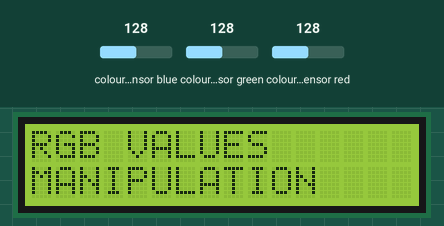
Recording of a sketch running on a simulated Arduino Uno, built with avr-gcc and run on an emulated ATmega328P. On the bench: 16×2 character LCD. Wiring (inferred from the names in the program): TCS3200 colour sensor: output pin 8; S2 pin 6; S3 pin 7; S0 pin 4; S1 pin 5. The test bench sets the inputs (shaded band); at power-on: colour sensor blue 128, colour sensor green 128, colour sensor red 128. What the sketch prints to the serial monitor is not drawn.

Above: at 3.2 s.
3.3 s: colour sensor blue set to 5
At 8.4 s:
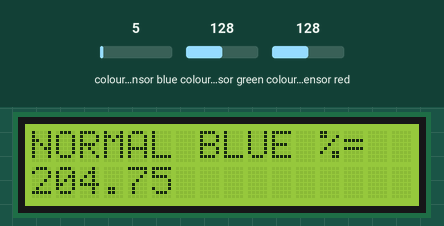
At 10.6 s:
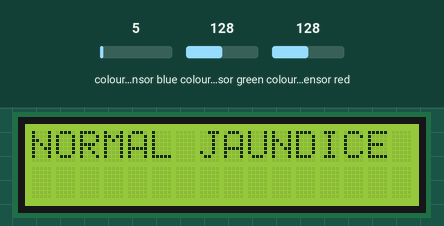
12.3 s: colour sensor green set to 5
15.3 s: colour sensor blue set to 64
At 20.7 s:
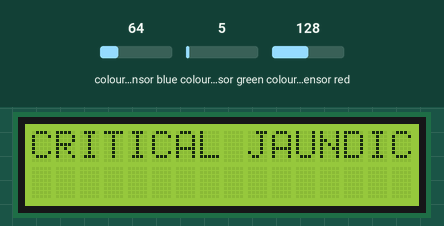
Timing chart, 0 to 22.2 s (numbered marks = the images above; inputs shaded):
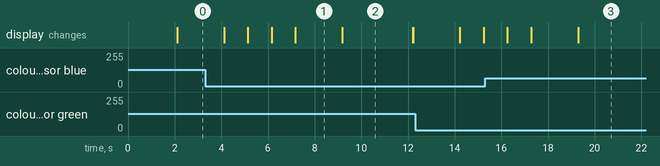

The sketch:

Code_for_Arduino_Nano.ino
```cpp
#include <Wire.h>
#include <LCD.h>
#include <LiquidCrystal_I2C.h>
#include <Wire.h>


#define S0 4
#define S1 5
#define S2 6
#define S3 7
#define sensorOut 8

LiquidCrystal_I2C lcd(0x27, 2, 1, 0, 4, 5, 6, 7, 3,POSITIVE); //3f//27

int frequency = 0;
int R_frequency = 0;
int G_frequency = 0;
float B_frequency = 0;
float percentage = 0.0;
int total = 0;
float division = 0.0;
float bilirubin = 0.0;
void setup() {
  pinMode(S0, OUTPUT);
  pinMode(S1, OUTPUT);
  pinMode(S2, OUTPUT);
  pinMode(S3, OUTPUT);
  pinMode(sensorOut, INPUT);

  lcd.begin(16,2);
  lcd.setBacklight(HIGH);
  lcd.clear();
  lcd.home();
  lcd.print("BILIRUBIN LEVEL");
  lcd.setCursor(0,1);
  lcd.print("DETECTOR");
  delay(2000);
  lcd.clear();


  // Setting frequency-scaling to 20%
  digitalWrite(S0,HIGH);
  digitalWrite(S1,LOW);

  Serial.begin(9600);
}

void loop() {
  // Setting red filtered photodiodes to be read
  digitalWrite(S2,LOW);
  digitalWrite(S3,LOW);
  // Reading the output frequency
  frequency = pulseIn(sensorOut, LOW);
  //frequency2 = pulseIn(sensorOut, LOW);
  //frequency3 = pulseIn(sensorOut, LOW);
  //frequency2 = pulseIn(sensorOut, LOW);
  //frequency3 = pulseIn(sensorOut, LOW);

  lcd.setCursor(0,0);
  lcd.print("RGB VALUES");
  lcd.setCursor(0,1);
  lcd.print("MANIPULATION");
  delay(2000);
  lcd.clear();


  //lcd.setCursor(0,0);
  //lcd.print(frequency1);
  R_frequency = map(frequency, 25, 72, 255, 0);
  lcd.setCursor(0,0);
  lcd.print("R= ");//printing name
  lcd.print(R_frequency);//printing RED color frequency
  lcd.print("  ");
  delay(1000);

  // Setting Green filtered photodiodes to be read
  digitalWrite(S2,HIGH);
  digitalWrite(S3,HIGH);
  // Reading the output frequency
  frequency = pulseIn(sensorOut, LOW);

  G_frequency= map(frequency, 30, 90, 255, 0);
  // Printing the value on the serial monitor
  lcd.setCursor(0,1);
  lcd.print("G= ");//printing name
  lcd.print(G_frequency);//printing RED color frequency
  lcd.print("  ");
  delay(1000);

  // Setting Blue filtered photodiodes to be read
  digitalWrite(S2,LOW);
  digitalWrite(S3,HIGH);
  // Reading the output frequency
  frequency = pulseIn(sensorOut, LOW);
  B_frequency= map(frequency, 25, 70, 255, 0);

  // Printing the value on the serial monitor
  //lcd.setCursor(0,1);
  lcd.print("B= ");//printing name
  lcd.print(B_frequency);//printing RED color frequency
  lcd.println("  ");
  delay(1000);
  lcd.clear();

  total = R_frequency + G_frequency + B_frequency;
  division = B_frequency / total;
  percentage = division * 100;
  //Serial.println(total);
  //Serial.print(division);


  lcd.setCursor(0,0);
  lcd.print("NORMAL BLUE %=");
  lcd.setCursor(0,1);
  lcd.print(percentage);
  delay(2000);
  lcd.clear();

  lcd.setCursor(0,0);
  bilirubin = -0.75979 * percentage + 25.5876;
  Serial.println(bilirubin);

  if (bilirubin < 4){
    lcd.print("NORMAL JAUNDICE");
  }
  else if(bilirubin > 4 && bilirubin <= 10){
    lcd.print("MILD JAUNDICE");
  }
  else if(bilirubin > 10 && bilirubin <= 20){
    lcd.print("SEVERE JAUNDICE");
  }
  else if(bilirubin > 20){
    lcd.print("CRITICAL JAUNDICE");
  }
  delay(3000);
  lcd.clear();


}
```

Measured:
- what the display in image 1 shows lasts 2.0 s, from 7.2 s to 9.2 s
- what the display in image 2 shows lasts 3.0 s, from 9.2 s to 12.2 s
